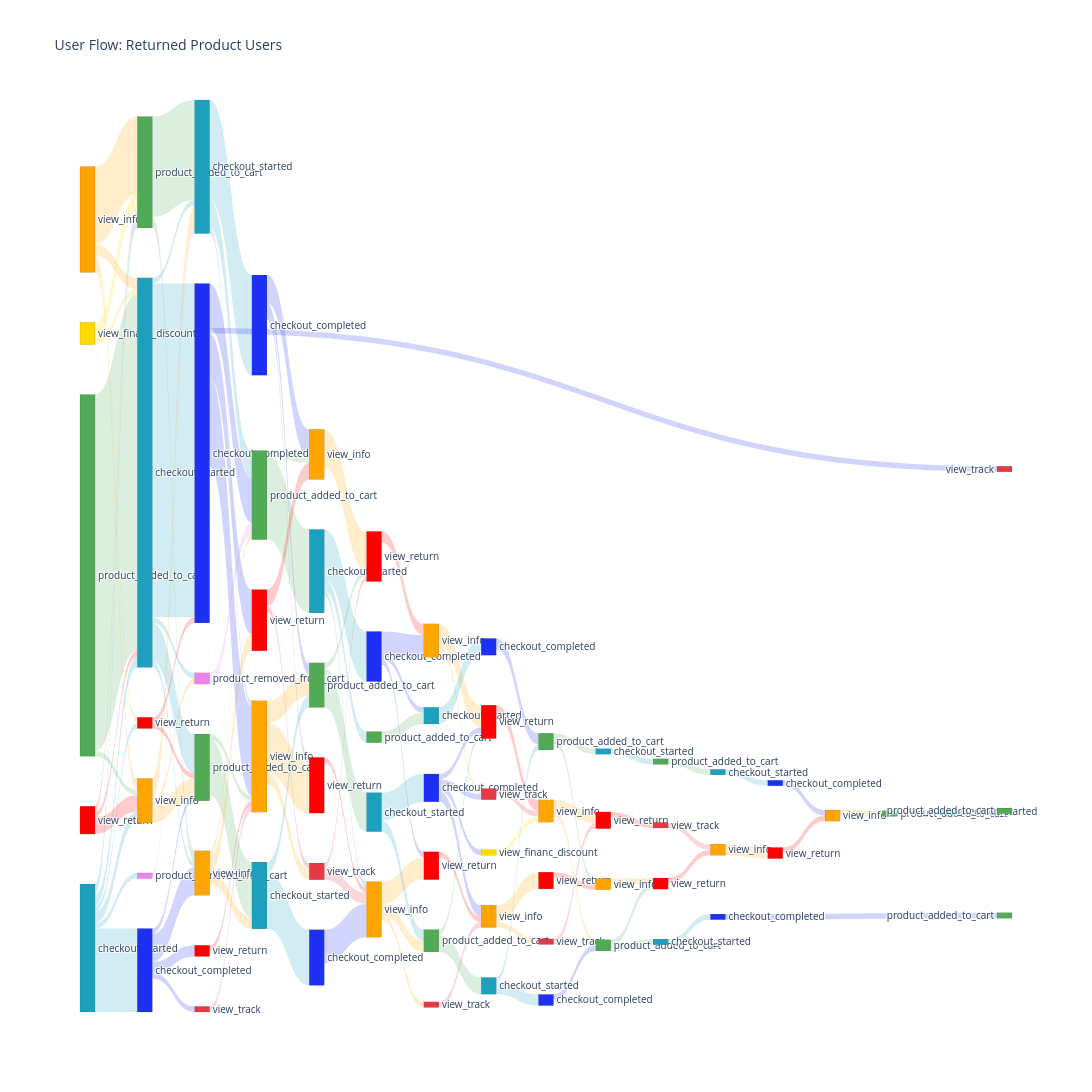

Source (notebook cell):
### Markdown cell above
Next we'll plot sankey diagram to visualize user flow map for for users who made purchases and returned them.

### Code cell
senkey_diagram = plot_senkey_diagram(data_for_plot)
senkey_diagram.show()

### Figure 1 — Plotly figure (JSON) as saved in the notebook; plotly's stock layout.template omitted (floating-point values rounded to 4 significant figures)
{"data": [{"domain": {"x": [0, 1], "y": [0, 1]}, "link": {"color": ["rgba(255, 165, 0, 0.2)", "rgba(255, 165, 0, 0.2)", "rgba(255, 165, 0, 0.2)", "rgba(255, 165, 0, 0.2)", "rgba(29, 160, 189, 0.2)", "rgba(29, 160, 189, 0.2)", "rgba(29, 160, 189, 0.2)", "rgba(29, 160, 189, 0.2)", "rgba(29, 160, 189, 0.2)", "rgba(29, 160, 189, 0.2)", "rgba(255, 0, 0, 0.2)", "rgba(255, 0, 0, 0.2)", "rgba(255, 0, 0, 0.2)", "rgba(81, 170, 86, 0.2)", "rgba(81, 170, 86, 0.2)", "rgba(255, 217, 2, 0.2)", "rgba(255, 217, 2, 0.2)", "rgba(81, 170, 86, 0.2)", "rgba(81, 170, 86, 0.2)", "rgba(29, 160, 189, 0.2)", "rgba(29, 160, 189, 0.2)", "rgba(29, 160, 189, 0.2)", "rgba(29, 160, 189, 0.2)", "rgba(29, 160, 189, 0.2)", "rgba(255, 165, 0, 0.2)", "rgba(255, 165, 0, 0.2)", "rgba(255, 165, 0, 0.2)", "rgba(29, 48, 243, 0.2)", "rgba(29, 48, 243, 0.2)", "rgba(29, 48, 243, 0.2)", "rgba(29, 48, 243, 0.2)", "rgba(255, 0, 0, 0.2)", "rgba(255, 0, 0, 0.2)", "rgba(238, 130, 238, 0.2)", "rgba(29, 160, 189, 0.2)", "rgba(29, 160, 189, 0.2)", "rgba(29, 160, 189, 0.2)", "rgba(29, 48, 243, 0.2)", "rgba(29, 48, 243, 0.2)", "rgba(29, 48, 243, 0.2)", "rgba(29, 48, 243, 0.2)", "rgba(238, 130, 238, 0.2)", "rgba(255, 0, 0, 0.2)", "rgba(81, 170, 86, 0.2)", "rgba(81, 170, 86, 0.2)", "rgba(255, 165, 0, 0.2)", "rgba(255, 165, 0, 0.2)", "rgba(255, 165, 0, 0.2)", "rgba(230, 57, 70, 0.2)", "rgba(81, 170, 86, 0.2)", "rgba(81, 170, 86, 0.2)", "rgba(29, 48, 243, 0.2)", "rgba(29, 48, 243, 0.2)", "rgba(29, 48, 243, 0.2)", "rgba(255, 165, 0, 0.2)", "rgba(255, 165, 0, 0.2)", "rgba(255, 165, 0, 0.2)", "rgba(29, 160, 189, 0.2)", "rgba(29, 160, 189, 0.2)", "rgba(255, 0, 0, 0.2)", "rgba(255, 0, 0, 0.2)", "rgba(29, 160, 189, 0.2)", "rgba(29, 160, 189, 0.2)", "rgba(29, 160, 189, 0.2)", "rgba(255, 0, 0, 0.2)", "rgba(29, 48, 243, 0.2)", "rgba(81, 170, 86, 0.2)", "rgba(81, 170, 86, 0.2)", "rgba(230, 57, 70, 0.2)", "rgba(230, 57, 70, 0.2)", "rgba(255, 165, 0, 0.2)", "rgba(29, 48, 243, 0.2)", "rgba(29, 48, 243, 0.2)", "rgba(29, 48, 243, 0.2)", "rgba(255, 165, 0, 0.2)", "rgba(255, 165, 0, 0.2)", "rgba(255, 165, 0, 0.2)", "rgba(29, 160, 189, 0.2)", "rgba(29, 160, 189, 0.2)", "rgba(255, 0, 0, 0.2)", "rgba(81, 170, 86, 0.2)", "rgba(81, 170, 86, 0.2)", "rgba(81, 170, 86, 0.2)", "rgba(255, 165, 0, 0.2)", "rgba(255, 165, 0, 0.2)", "rgba(29, 48, 243, 0.2)", "rgba(29, 48, 243, 0.2)", "rgba(29, 48, 243, 0.2)", "rgba(29, 48, 243, 0.2)", "rgba(255, 0, 0, 0.2)", "rgba(29, 160, 189, 0.2)", "rgba(230, 57, 70, 0.2)", "rgba(29, 160, 189, 0.2)", "rgba(29, 160, 189, 0.2)", "rgba(230, 57, 70, 0.2)", "rgba(255, 0, 0, 0.2)", "rgba(29, 48, 243, 0.2)", "rgba(255, 165, 0, 0.2)", "rgba(255, 165, 0, 0.2)", "rgba(255, 217, 2, 0.2)", "rgba(29, 48, 243, 0.2)", "rgba(81, 170, 86, 0.2)", "rgba(81, 170, 86, 0.2)", "rgba(255, 165, 0, 0.2)", "rgba(255, 165, 0, 0.2)", "rgba(255, 0, 0, 0.2)", "rgba(230, 57, 70, 0.2)", "rgba(81, 170, 86, 0.2)", "rgba(81, 170, 86, 0.2)", "rgba(29, 160, 189, 0.2)", "rgba(255, 0, 0, 0.2)", "rgba(255, 165, 0, 0.2)", "rgba(29, 160, 189, 0.2)", "rgba(81, 170, 86, 0.2)", "rgba(255, 0, 0, 0.2)", "rgba(230, 57, 70, 0.2)", "rgba(29, 48, 243, 0.2)", "rgba(29, 160, 189, 0.2)", "rgba(255, 165, 0, 0.2)", "rgba(29, 48, 243, 0.2)", "rgba(255, 0, 0, 0.2)", "rgba(255, 165, 0, 0.2)", "rgba(81, 170, 86, 0.2)", "rgba(29, 160, 189, 0.2)"], "label": ["73.7%", "10.5%", "10.5%", "5.3%", "8.7%", "8.7%", "8.7%", "65.2%", "4.3%", "4.3%", "20.0%", "20.0%", "60.0%", "98.5%", "1.5%", "75.0%", "25.0%", "90.0%", "10.0%", "1.4%", "85.7%", "1.4%", "10.0%", "1.4%", "50.0%", "12.5%", "37.5%", "22.2%", "11.1%", "55.6%", "11.1%", "50.0%", "50.0%", "100.0%", "20.8%", "75.0%", "4.2%", "24.2%", "48.5%", "24.2%", "3.0%", "100.0%", "100.0%", "9.1%", "90.9%", "16.7%", "33.3%", "50.0%", "100.0%", "93.8%", "6.2%", "12.5%", "25.0%", "62.5%", "60.0%", "26.7%", "13.3%", "83.3%", "16.7%", "25.0%", "75.0%", "75.0%", "8.3%", "16.7%", "100.0%", "100.0%", "87.5%", "12.5%", "66.7%", "33.3%", "100.0%", "66.7%", "16.7%", "16.7%", "28.6%", "57.1%", "14.3%", "28.6%", "71.4%", "100.0%", "100.0%", "75.0%", "25.0%", "20.0%", "80.0%", "20.0%", "20.0%", "40.0%", "20.0%", "100.0%", "100.0%", "100.0%", "66.7%", "33.3%", "100.0%", "100.0%", "100.0%", "75.0%", "25.0%", "100.0%", "100.0%", "50.0%", "50.0%", "33.3%", "66.7%", "100.0%", "100.0%", "50.0%", "50.0%", "100.0%", "100.0%", "100.0%", "100.0%", "100.0%", "100.0%", "100.0%", "100.0%", "100.0%", "100.0%", "100.0%", "100.0%", "100.0%", "100.0%", "100.0%"], "source": [0, 0, 0, 0, 1, 1, 1, 1, 1, 1, 2, 2, 2, 3, 3, 4, 4, 5, 5, 6, 6, 6, 6, 6, 7, 7, 7, 8, 8, 8, 8, 9, 9, 10, 11, 11, 11, 12, 12, 12, 12, 13, 14, 15, 15, 16, 16, 16, 17, 18, 18, 19, 19, 19, 20, 20, 20, 21, 21, 22, 22, 24, 24, 24, 25, 26, 27, 27, 28, 28, 29, 30, 30, 30, 31, 31, 31, 32, 32, 33, 34, 35, 35, 36, 36, 37, 37, 37, 37, 38, 39, 40, 41, 41, 42, 43, 44, 45, 45, 46, 47, 48, 48, 49, 49, 50, 51, 52, 52, 53, 54, 55, 56, 57, 58, 59, 60, 61, 62, 64, 65, 66, 67, 68], "target": [5, 6, 7, 9, 5, 6, 7, 8, 9, 10, 5, 6, 7, 6, 7, 5, 6, 11, 16, 11, 12, 13, 15, 16, 11, 13, 15, 14, 15, 16, 17, 12, 15, 11, 18, 19, 20, 18, 20, 22, 23, 18, 20, 20, 21, 18, 21, 22, 20, 24, 29, 25, 27, 29, 25, 27, 28, 26, 27, 28, 29, 30, 31, 34, 31, 31, 32, 33, 31, 33, 33, 36, 38, 39, 35, 38, 40, 35, 37, 36, 39, 41, 43, 42, 43, 42, 43, 45, 46, 45, 44, 45, 47, 48, 49, 49, 48, 50, 51, 49, 52, 53, 55, 52, 54, 55, 54, 56, 58, 57, 59, 58, 60, 61, 62, 62, 63, 64, 65, 66, 66, 67, 68, 69], "value": [14, 2, 2, 1, 2, 2, 2, 15, 1, 1, 1, 1, 3, 64, 1, 3, 1, 18, 2, 1, 60, 1, 7, 1, 4, 1, 3, 2, 1, 5, 1, 1, 1, 1, 5, 18, 1, 8, 16, 8, 1, 2, 1, 1, 10, 1, 2, 3, 1, 15, 1, 1, 2, 5, 9, 4, 2, 10, 2, 1, 3, 9, 1, 2, 1, 6, 7, 1, 2, 1, 7, 4, 1, 1, 2, 4, 1, 2, 5, 2, 2, 3, 1, 1, 4, 1, 1, 2, 1, 1, 3, 1, 2, 1, 1, 2, 2, 3, 1, 1, 1, 1, 1, 1, 2, 1, 1, 1, 1, 1, 1, 1, 1, 1, 1, 1, 1, 1, 2, 1, 1, 1, 1, 1]}, "node": {"color": ["rgba(255, 165, 0, 1)", "rgba(29, 160, 189, 1)", "rgba(255, 0, 0, 1)", "rgba(81, 170, 86, 1)", "rgba(255, 217, 2, 1)", "rgba(81, 170, 86, 1)", "rgba(29, 160, 189, 1)", "rgba(255, 165, 0, 1)", "rgba(29, 48, 243, 1)", "rgba(255, 0, 0, 1)", "rgba(238, 130, 238, 1)", "rgba(29, 160, 189, 1)", "rgba(29, 48, 243, 1)", "rgba(238, 130, 238, 1)", "rgba(255, 0, 0, 1)", "rgba(81, 170, 86, 1)", "rgba(255, 165, 0, 1)", "rgba(230, 57, 70, 1)", "rgba(81, 170, 86, 1)", "rgba(29, 48, 243, 1)", "rgba(255, 165, 0, 1)", "rgba(29, 160, 189, 1)", "rgba(255, 0, 0, 1)", "rgba(230, 57, 70, 1)", "rgba(29, 160, 189, 1)", "rgba(255, 0, 0, 1)", "rgba(29, 48, 243, 1)", "rgba(81, 170, 86, 1)", "rgba(230, 57, 70, 1)", "rgba(255, 165, 0, 1)", "rgba(29, 48, 243, 1)", "rgba(255, 165, 0, 1)", "rgba(29, 160, 189, 1)", "rgba(255, 0, 0, 1)", "rgba(81, 170, 86, 1)", "rgba(81, 170, 86, 1)", "rgba(255, 165, 0, 1)", "rgba(29, 48, 243, 1)", "rgba(255, 0, 0, 1)", "rgba(29, 160, 189, 1)", "rgba(230, 57, 70, 1)", "rgba(29, 160, 189, 1)", "rgba(230, 57, 70, 1)", "rgba(255, 0, 0, 1)", "rgba(29, 48, 243, 1)", "rgba(255, 165, 0, 1)", "rgba(255, 217, 2, 1)", "rgba(29, 48, 243, 1)", "rgba(81, 170, 86, 1)", "rgba(255, 165, 0, 1)", "rgba(255, 0, 0, 1)", "rgba(230, 57, 70, 1)", "rgba(81, 170, 86, 1)", "rgba(29, 160, 189, 1)", "rgba(255, 0, 0, 1)", "rgba(255, 165, 0, 1)", "rgba(29, 160, 189, 1)", "rgba(81, 170, 86, 1)", "rgba(255, 0, 0, 1)", "rgba(230, 57, 70, 1)", "rgba(29, 48, 243, 1)", "rgba(29, 160, 189, 1)", "rgba(255, 165, 0, 1)", "rgba(81, 170, 86, 1)", "rgba(29, 48, 243, 1)", "rgba(255, 0, 0, 1)", "rgba(255, 165, 0, 1)", "rgba(81, 170, 86, 1)", "rgba(29, 160, 189, 1)", "rgba(81, 170, 86, 1)"], "label": ["view_info", "checkout_started", "view_return", "product_added_to_cart", "view_financ_discount", "product_added_to_cart", "checkout_started", "view_info", "checkout_completed", "view_return", "product_removed_from_cart", "checkout_started", "checkout_completed", "product_removed_from_cart", "view_return", "product_added_to_cart", "view_info", "view_track", "product_added_to_cart", "checkout_completed", "view_info", "checkout_started", "view_return", "view_track", "checkout_started", "view_return", "checkout_completed", "product_added_to_cart", "view_track", "view_info", "checkout_completed", "view_info", "checkout_started", "view_return", "product_added_to_cart", "product_added_to_cart", "view_info", "checkout_completed", "view_return", "checkout_started", "view_track", "checkout_started", "view_track", "view_return", "checkout_completed", "view_info", "view_financ_discount", "checkout_completed", "product_added_to_cart", "view_info", "view_return", "view_track", "product_added_to_cart", "checkout_started", "view_return", "view_info", "checkout_started", "product_added_to_cart", "view_return", "view_track", "checkout_completed", "checkout_started", "view_info", "product_added_to_cart", "checkout_completed", "view_return", "view_info", "product_added_to_cart", "checkout_started", "product_added_to_cart"], "line": {"color": "black", "width": 0.1}, "pad": 50, "thickness": 15}, "orientation": "h", "type": "sankey", "valueformat": ".0f"}], "layout": {"font": {"size": 10}, "height": 1200, "title": {"text": "User Flow: Returned Product Users"}, "width": 3000}}
